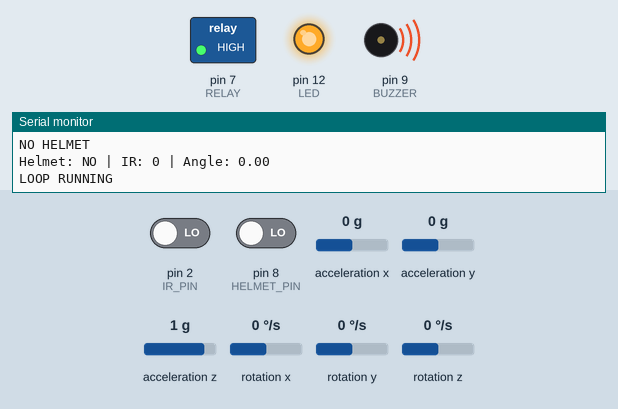
Recording of a sketch running on a simulated Arduino Uno, built with avr-gcc and run on an emulated ATmega328P. Parts: switched loads named in the sketch (green lamp = pin HIGH), output pins drawn as LEDs (lit = HIGH), buzzer (waves = sounding, pin HIGH), the last lines printed to the serial monitor. The inputs (shaded band) are chosen by the test bench; at power-on: pin 8 (HELMET_PIN) LOW, acceleration y 0 g, pin 2 (IR_PIN) LOW, acceleration z 1 g, acceleration x 0 g, rotation x 0 °/s, rotation y 0 °/s, rotation z 0 °/s.

Above: at 1.2 s.
1.3 s: pin 8 (HELMET_PIN) driven HIGH
At 2.0 s:
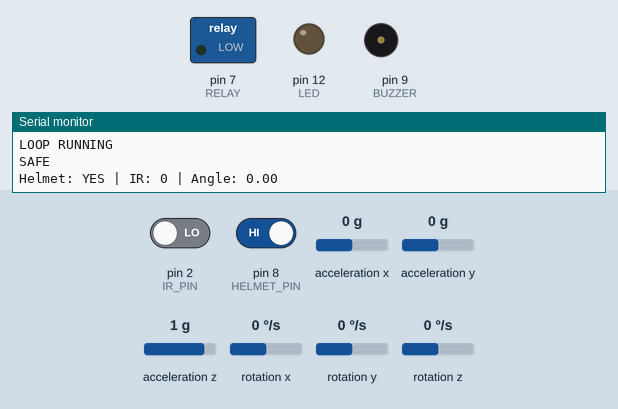
3.0 s: acceleration y set to -0.9 g
4.5 s: acceleration y set to -1.2 g
At 4.88 s:
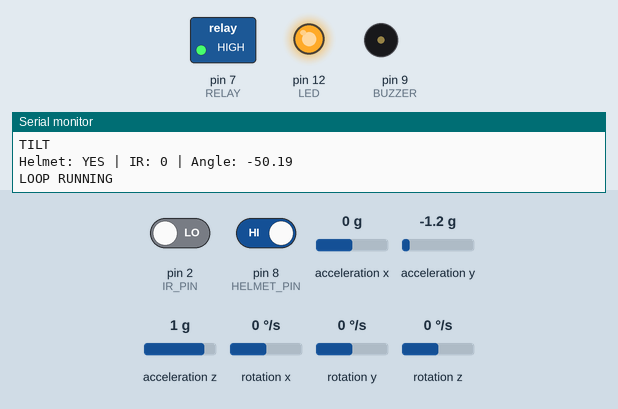
7.5 s: pin 2 (IR_PIN) driven HIGH
10.5 s: acceleration z set to 1.3 g
At 11.7 s:
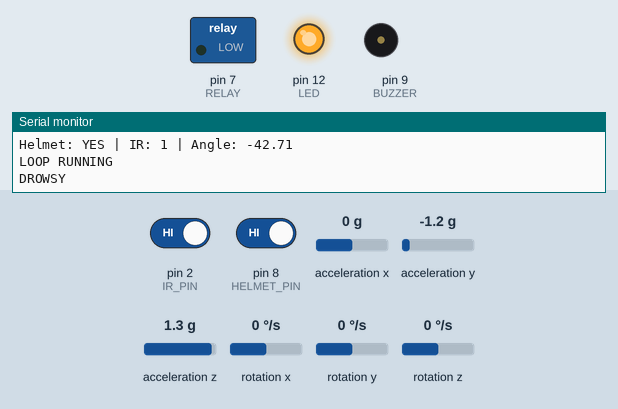
13.5 s: acceleration y set to 1.2 g
15.1 s: acceleration y set to 1.5 g
At 15.28 s:
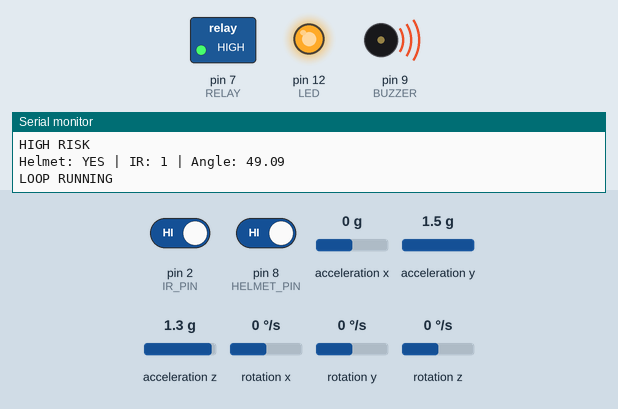
Timing chart, 0 to 19.1 s (numbered marks = the images above; inputs shaded):
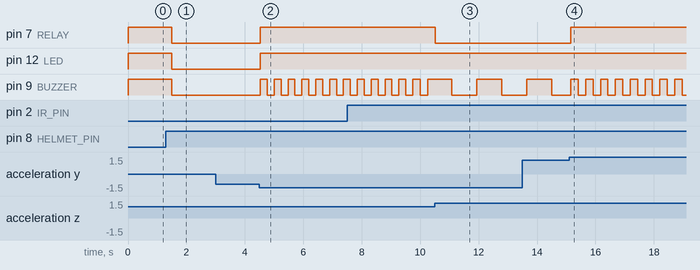

The sketch:

a4duin0-un0.ino
```cpp
#include <Wire.h>
#include <MPU6050.h>

MPU6050 mpu;

// -------- PINS --------
#define IR_PIN 2
#define BUZZER 9
#define LED 12
#define RELAY 7
#define HELMET_PIN 8

// -------- RELAY --------
#define RELAY_ON LOW
#define RELAY_OFF HIGH

// -------- THRESHOLD --------
float tiltThreshold = 45.0;

// -------- DROWSINESS --------
unsigned long closedStart = 0;
bool eyeClosed = false;

// -------- IR FILTER --------
bool stableState = false;
bool lastRaw = false;
unsigned long lastChange = 0;

// -------- HELMET --------
bool helmetState = false;
bool helmetLastRaw = false;
unsigned long lastHelmetChange = 0;
const int debounceDelay = 150;

// -------- BUZZER --------
unsigned long buzzerTimer = 0;
bool buzzerState = false;

// -------- MPU --------
bool mpuConnected = false;

void setup() {
  Serial.begin(9600);

  pinMode(IR_PIN, INPUT);
  pinMode(BUZZER, OUTPUT);
  pinMode(LED, OUTPUT);
  pinMode(RELAY, OUTPUT);
  pinMode(HELMET_PIN, INPUT);

  Wire.begin();
  mpu.initialize();

  if (mpu.testConnection()) {
    Serial.println("MPU6050 connected");
    mpuConnected = true;
    mpu.CalibrateAccel(6);
    mpu.CalibrateGyro(6);
  } else {
    Serial.println("MPU FAIL");
    mpuConnected = false;
  }

  digitalWrite(RELAY, RELAY_OFF);
}

// ------------------------------------------------


void loop() {
  Serial.println("LOOP RUNNING");

  // -------- HELMET --------
  bool rawHelmet = digitalRead(HELMET_PIN);

  if (rawHelmet != helmetLastRaw) {
    helmetLastRaw = rawHelmet;
    lastHelmetChange = millis();
  }

  if (millis() - lastHelmetChange > debounceDelay) {
    helmetState = helmetLastRaw;
  }

  // -------- IR FILTER --------
  bool raw = digitalRead(IR_PIN);   // invert if needed

  if (raw != lastRaw) {
    lastRaw = raw;
    lastChange = millis();
  }

  if (millis() - lastChange > 100) {
    stableState = lastRaw;
  }

  bool eyeClosedNow = stableState;

  // -------- DROWSINESS --------
  bool drowsy = false;

  if (eyeClosedNow) {
    if (!eyeClosed) {
      eyeClosed = true;
      closedStart = millis();
    }

    if (millis() - closedStart > 2000) {
      drowsy = true;
    }
  } else {
    eyeClosed = false;
  }

  // -------- TILT --------
  float angle = 0;
  bool unstable = false;

  if (mpuConnected) {
    int16_t ax, ay, az;
    mpu.getAcceleration(&ax, &ay, &az);
    angle = atan2(ay, az) * 180 / PI;

    if (abs(angle) > tiltThreshold) {
      unstable = true;
    }
  }

  // -------- DECISION LOGIC --------
  if (!mpuConnected) {
    digitalWrite(RELAY, RELAY_OFF);
    digitalWrite(LED, HIGH);
    activateBuzzerContinuous();
    Serial.println("MPU FAILSAFE");
    return;
  }

  if (!helmetState) {
    digitalWrite(RELAY, RELAY_OFF);
    digitalWrite(LED, HIGH);
    activateBuzzerContinuous();
    Serial.println("NO HELMET");
  }

  else if (drowsy && unstable) {
    digitalWrite(RELAY, RELAY_OFF);
    digitalWrite(LED, HIGH);
    activateBuzzerFast();
    Serial.println("HIGH RISK");
  }

  else if (unstable) {
    digitalWrite(RELAY, RELAY_OFF);
    digitalWrite(LED, HIGH);
    activateBuzzerFast();
    Serial.println("TILT");
  }

  else if (drowsy) {
    digitalWrite(RELAY, RELAY_ON);
    digitalWrite(LED, HIGH);
    activateBuzzerSlow();
    Serial.println("DROWSY");
  }

  else {
    digitalWrite(RELAY, RELAY_ON);
    digitalWrite(LED, LOW);
    resetBuzzer();
    Serial.println("SAFE");
  }

  // -------- DEBUG --------
  Serial.print("Helmet: ");
  Serial.print(helmetState ? "YES" : "NO");
  Serial.print(" | IR: ");
  Serial.print(stableState);
  Serial.print(" | Angle: ");
  Serial.println(angle);
}

// -------- BUZZER --------

void activateBuzzerContinuous() {
  digitalWrite(BUZZER, HIGH);
}

void activateBuzzerFast() {
  if (millis() - buzzerTimer > 200) {
    buzzerState = !buzzerState;
    digitalWrite(BUZZER, buzzerState);
    buzzerTimer = millis();
  }
}

void activateBuzzerSlow() {
  if (millis() - buzzerTimer > 800) {
    buzzerState = !buzzerState;
    digitalWrite(BUZZER, buzzerState);
    buzzerTimer = millis();
  }
}

void resetBuzzer() {
  buzzerState = false;
  digitalWrite(BUZZER, LOW);
}
```

Measured:
- the behaviour switches between -1 and -1.1 g on acceleration y (found by bisection; images 1 and 2)
- the behaviour switches between 1.1 and 1.2 g on acceleration z (found by bisection; images 2 and 3)
- the behaviour switches between 1.3 and 1.4 g on acceleration y (found by bisection; images 3 and 4)
- after the input at 1.3 s, pin 7 (RELAY), pin 12 (LED), pin 9 (BUZZER): HIGH → LOW after 0.20 s
- after the input at 4.5 s, pin 7 (RELAY), pin 12 (LED): LOW → HIGH at once; pin 9 (BUZZER): alternates HIGH for 0.24 s and LOW for 0.24 s, starting at once
- after the input at 10.5 s, pin 7 (RELAY): HIGH → LOW at once
- after the input at 15.1 s, pin 7 (RELAY): LOW → HIGH after 0.06 s; pin 9 (BUZZER): alternates HIGH for 0.25 s and LOW for 0.25 s, starting after 0.06 s
